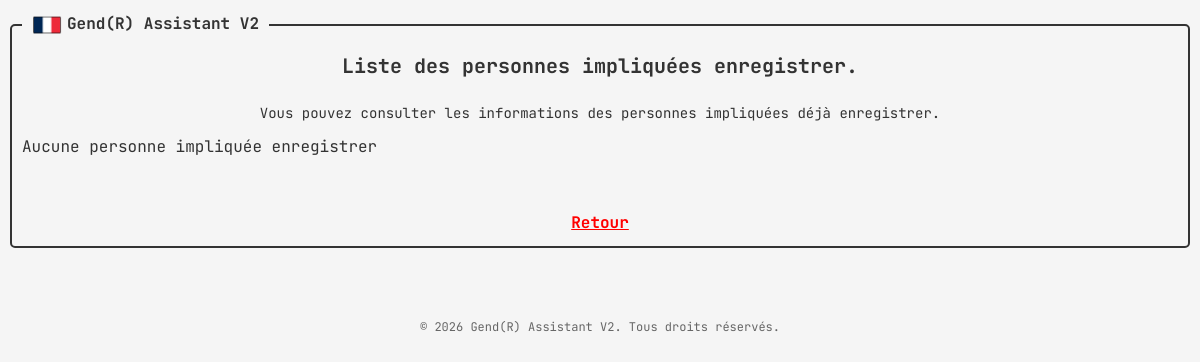
The page /view_persons?intervention_id=4 (signed in) on the database as committed earlier.
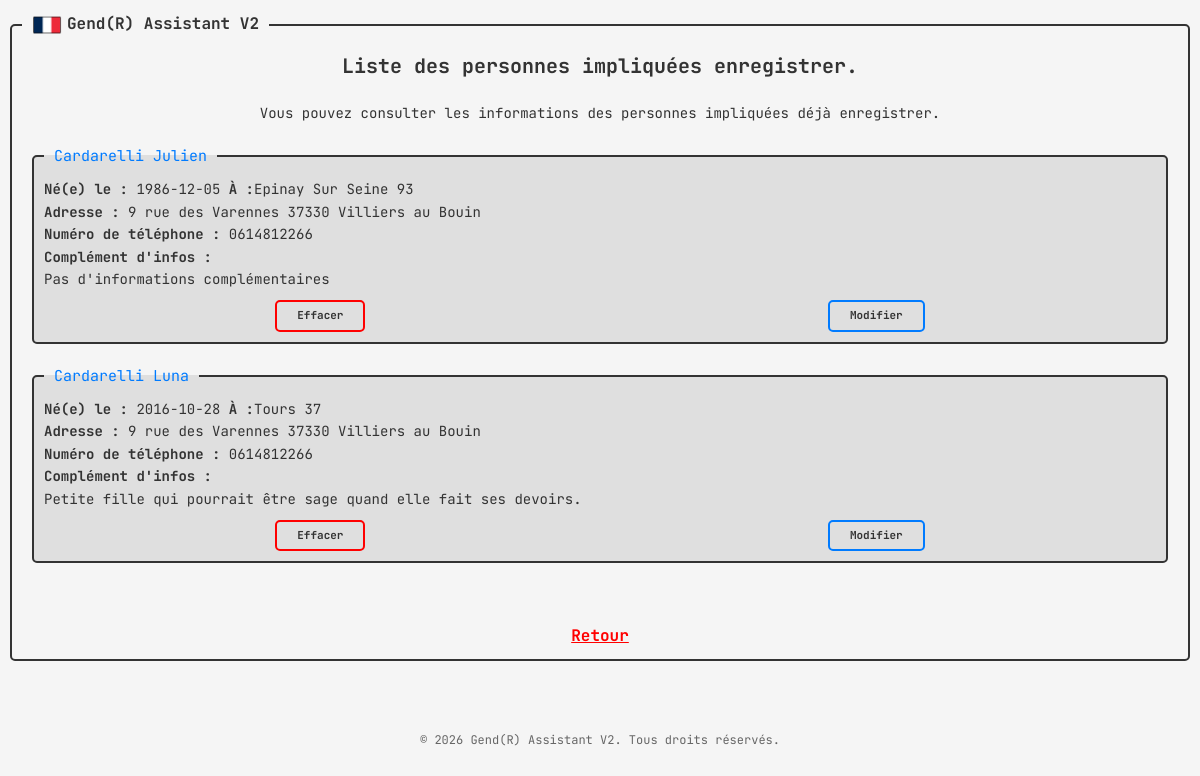
The same page on the database as committed later.
### tables this page shows
CREATE TABLE persons (
                id INTEGER PRIMARY KEY AUTOINCREMENT,
                intervention_id INTEGER NOT NULL,
                fullname TEXT NOT NULL,
                birthdate TEXT NOT NULL,
                place_of_birth TEXT NOT NULL,
                location TEXT NOT NULL,
                phone TEXT NOT NULL,
                complement TEXT
                );

### app.py (the view, shortened to what this page needs)
@app.route('/view_persons')
def view_persons():
    if 'username' not in session:
            return redirect(url_for('login'))
    if request.method == 'GET':
        if 'success' in request.args:
            intervention_id = request.args.get('intervention_id')
            success = request.args.get('success')
            print(intervention_id)
            print(len(db_handler.get_person_interventions(intervention_id)))
            if len(db_handler.get_person_interventions(intervention_id)) > 0:
                persons_list = db_handler.get_person_interventions(intervention_id)
                return render_template('view_persons.html', intervention_id=intervention_id, persons_list=persons_list, success=success)
            else:
                return render_template('view_persons.html', intervention_id=intervention_id, success=success)
        else:
            intervention_id = request.args.get('intervention_id')
            if len(db_handler.get_person_interventions(intervention_id)) > 0:
                persons_list = db_handler.get_person_interventions(intervention_id)
                return render_template('view_persons.html', intervention_id=intervention_id, persons_list=persons_list)
            else:
                return render_template('view_persons.html', intervention_id=intervention_id)

### database_handler.py (called while the page is built)
    def get_person_interventions(self, intervention_id):
        conn = sqlite3.connect('database.db')
        cursor = conn.cursor()
        cursor.execute("SELECT * FROM persons WHERE intervention_id = ?", (intervention_id,))
        persons = cursor.fetchall()
        conn.close()
        return persons

### templates/view_persons.html (shortened to what this page needs)
{% extends 'base.html' %}
{% block content %}
    <div class="title">
        <h3>Liste des personnes impliquées enregistrer.</h3>
        <p>Vous pouvez consulter les informations des personnes impliquées déjà enregistrer.</p>
    </div>
    {% if persons_list %}
        {% for person in persons_list %}
            <div class="person-card">
                <fieldset>
                    <legend>{{ person[2] }}</legend>
                    <p><strong>Né(e) le : </strong>{{ person[3] }} <strong>À :</strong>{{ person[4] }}</p>
                    <p><strong>Adresse : </strong>{{ person[5] }}</p>
                    <p><strong>Numéro de téléphone : </strong>{{ person[6] }}</p>
                    <p><strong>Complément d'infos :</strong></p>
                    <p>{{ person[7] }}</p>
                    <div class="btn">
                        <a href="{{ url_for('delete_person', person_name=person[2], intervention_id=person[1]) }}" class="delete">Effacer</a>
                        <a href="{{ url_for('modify_person', person_name=person[2]) }}" class="modify">Modifier</a>
                    </div>
                </fieldset>
            </div>
        {% endfor %}
    {% else %}
        <div class="no-person">
            <p>Aucune personne impliquée enregistrer</p>
        </div>
    {% endif %}
    <div class="return">
        <a href="{{ url_for('complete', intervention_id=intervention_id)}}">Retour</a>
    </div>
{% endblock %}

Rows that differ between the two databases and show on the page:
added persons: fullname "Cardarelli Julien", birthdate "1986-12-05", place_of_birth "Epinay Sur Seine 93", location "9 rue des Varennes 37330 Villiers au Bouin", phone "0614812266", complement "Pas d'informations complémentaires"
added persons: fullname "Cardarelli Luna", birthdate "2016-10-28", place_of_birth "Tours 37", location "9 rue des Varennes 37330 Villiers au Bouin", phone "0614812266", complement "Petite fille qui pourrait être sage quand elle fait ses devoirs."
Other text that changed with them:
text no longer shown: "Aucune personne impliquée enregistrer"
